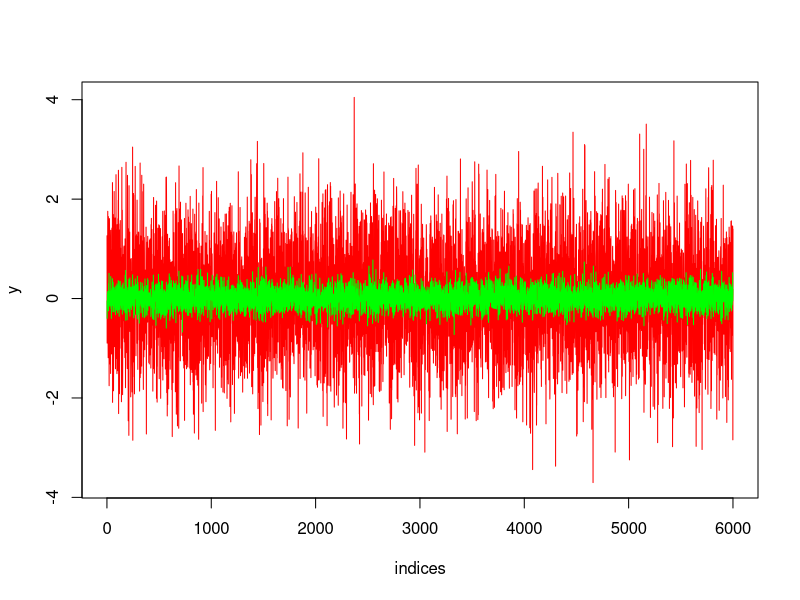
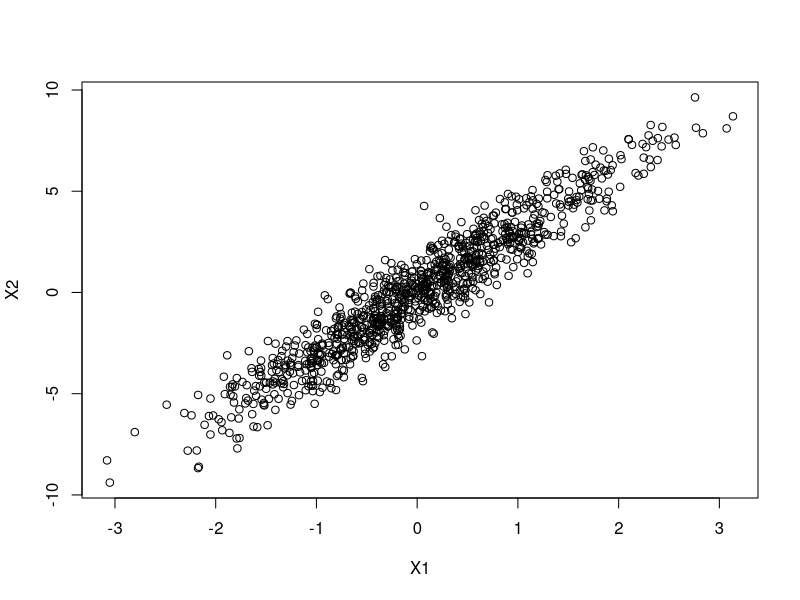
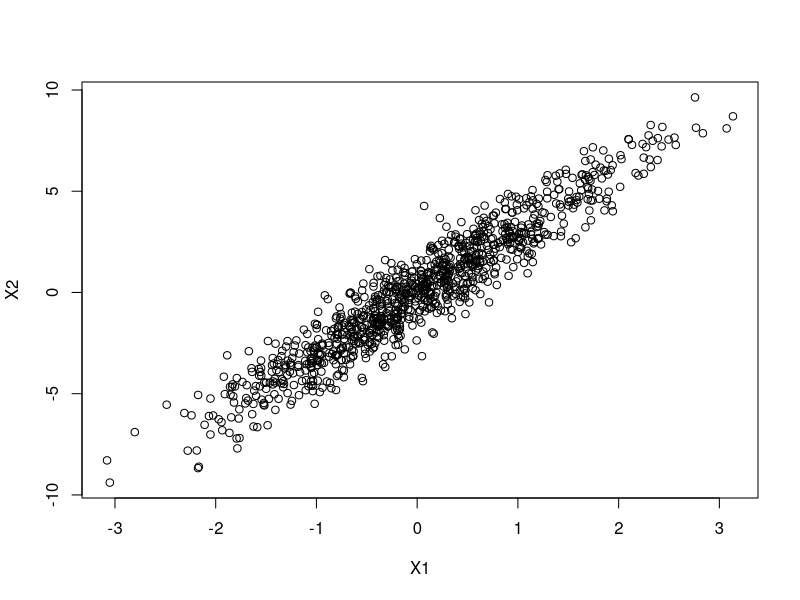
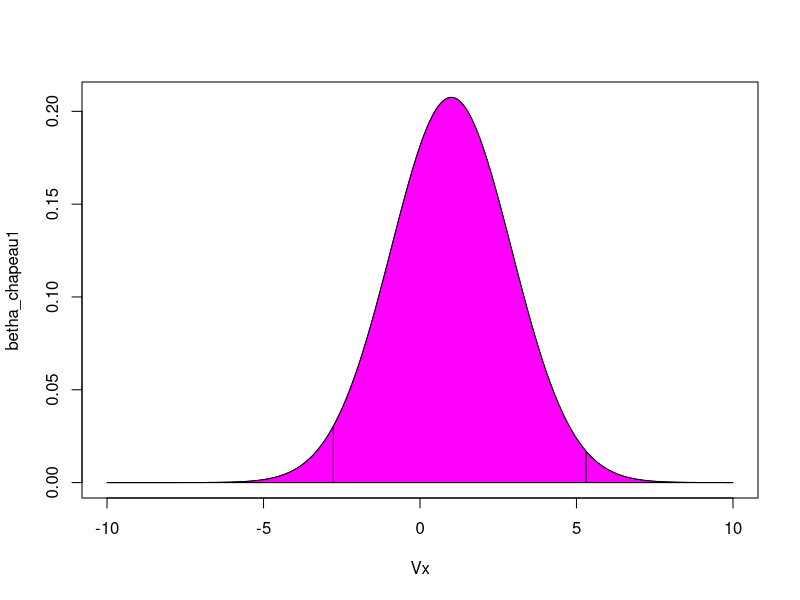

Source code (R) for these figures, in order: (Note: this script raises an error after producing the figures.)

ellipses = function(m, CV, probs)
{
  # Compute and plot an ellipse region for bivariate Gaussians, i.e., some ellipse that 
  # has probability probs to contain a 2D Gaussian vector with given parameters.
  # Inputs: 
  #   - m: means
  #   - CV: covariance matrix
  #   - probs: probabilities
  # Source : https://waterprogramming.wordpress.com/2016/11/07/plotting-probability-ellipses-for-bivariate-normal-distributions/
  
  # Coordinates of mean
  b1 = m[1]
  b2 = m[2]
  
  eg = eigen(CV)
  Evec = eg$vectors
  Eval = eg$values
  
  theta = seq(0,2*pi,0.01) # angles used for plotting ellipses
  
  vec.norm = function(v) { sqrt(t(v) %*% v)}
  # compute angle for rotation of ellipse
  # rotation angle will be angle between x axis and first eigenvector
  x.vec = c(1, 0) # vector along x-axis
  cosrotation = t(x.vec) %*% Evec[,1]/(vec.norm(x.vec)*vec.norm(Evec[,1]))
  rotation = pi/2-acos(cosrotation) # rotation angle
  #create a rotation matrix
  R  = matrix(c(sin(rotation), cos(rotation), -cos(rotation), sin(rotation)), 
              nrow=2, ncol=2, byrow = TRUE)
  
  # Create chi squared vector
  chisq = qchisq(probs,2) # percentiles of chi^2 dist df=2
  
  # size ellipses for each quantile
  xRadius = rep(0, length(chisq))
  yRadius = rep(0, length(chisq))
  x = list()
  y = list()
  x.plot = list()
  y.plot = list()
  rotated_Coords = list()
  for (i in 1:length(chisq)) {
    # calculate the radius of the ellipse
    xRadius[i]=(chisq[i]*Eval[1])^.5; # primary axis
    yRadius[i]=(chisq[i]*Eval[2])^.5; # secondary axis
    # lines for plotting ellipse
    x[[i]] = xRadius[i]* cos(theta);
    y[[i]] = yRadius[i] * sin(theta);
    # rotate ellipse
    rotated_Coords[[i]] = R %*% matrix(c(x[[i]], y[[i]]), nrow=2, byrow=TRUE)
    # center ellipse
    x.plot[[i]] = t(rotated_Coords[[i]][1,]) + b1
    y.plot[[i]] = t(rotated_Coords[[i]][2,]) + b2}
  
  xlim = range(x.plot[[i]])
  ylim = range(y.plot[[i]])
  plot(b1,b2, xlab = "X1", ylab = "X2", xlim = xlim, ylim = ylim, cex=1)
  abline(h=0)
  abline(v=0)
  # Plot contours
  for (j in 1:length(chisq)) {
    points(x.plot[[j]],y.plot[[j]], cex=0.1)}
  
  legend("bottomright", c('Ellipse region', paste(probs)))}

set.seed(0)
mat <- matrix(0, nrow=6000, ncol=201)
for (i in 1:6000){
  mat[i,] = rnorm(201,0,1)
}
indices <- seq(1:6000)
frame <- as.data.frame(mat)
frame[1, 199]
y <- mat[,1]
x <- mat[, 2:201]
x

#Dessiner le nuage des points du premier vecteur.
plot(indices ,y, type = "l", col="red")

model <- lm(y~x, data=frame)
summary(model)
p_values = summary(model)$coefficients[,4]
count_non_zero = 0
for (i in 1:length(p_values)){
  if(p_values[i] < 0.05){
    count_non_zero = count_non_zero + 1
  }
}
#Dessiner le nuage des y estimés du premier vecteur.
fittedVlues <- fitted(model)
lines(indices,fittedVlues,col="green")
length(p_values)
count_non_zero


#Question 2
n = 1000
epsilon1 <- rnorm(1000,0,1)
epsilon2 <- rnorm(1000,0,1)
epsilon3 <- rnorm(1000,0,1)
X1 <- epsilon1
X2 <- 3*X1 +epsilon2
Y <- 2 + X1 + X2 + epsilon3
plot(X1,X2)
set.seed(3)
epsilonp1 <- rnorm(10,0,1)
epsilonp2 <- rnorm(10,0,1)
epsilonp3 <- rnorm(10,0,1)
Xp1 <- epsilonp1
Xp2 <- 3*Xp1 +epsilonp2
Yp <-  2 + Xp1 + Xp2 + epsilonp3
Yp

plot(X1,X2) 

Yp
#Modele 1:
model1 = lm(Yp~Xp1)
fitted(model1)

#Modele 2:
model2 = lm(Yp~Xp2)
fitted(model2)

#questionC
model3 =  lm(Yp~Xp1 + Xp2)
model3p = lm(Xp2~Xp1)
summary(model3)$coefficients
summary(model3p)$coefficients

#c1: Comment on the effect of bith predictors and provide two different points of view:
#========1)======:Plus le nombre de predicteurs X_i augmente, plus l'ecart type augamente et donc la précision
#de l'estimation des coefficients du modele de regresseion lineaire diminue
#=======2)=======:la regression sur X1 ou bien sur X2 donne pratiquement une meme estimation unique des coefficients
#ceci est du au fait que X1 dépend de X2  lineairement par le biais du modele 2a.

#c2: Are these points of view consistent:
#la conhérence du point de vue 1) est soutenu par les résultats obtenus : 
  ##La regression lineaire de Y sur X1 donne un ecart type de 0.3953971  pour l'estimation de Beta1 et un ecrat type de 1.2974305 pour La regression lineaire de Y sur X1 et X2.
  ##La regression lineaire de Y sur X2 donne un ecart type de 0.1369557  pour l'estimation de Beta2 et un ecrat type de 0.4519210 pour La regression lineaire de Y sur X1 et X2.

#la conhérence du point de vue 2) est soutenu par les résultats obtenus : 
  ## Betha0_modele3 =  Betha0_modele1 + Betha0_modele2/2
  ## Betha1_modele3 =  Betha1_modele1/2 
  ## Betha2_modele3 = Betha2_modele2/2 
  ## Ces trois equations donne exacteme,t la même estimation du modele 3 (qu'est celui de la regression de Y sur X1 et X2)

#WHAT COULD EXPLAIN THIS : lES ECARTS TYPE S'ADDITIONNENT ET LA PRÉCISION DE L'ESTIMATION DES COEFFS DIMINUE.




#questionD
colone1 = matrix(1, nrow = 10 ,ncol = 1 )
matriceX =matrix(nrow = 10 ,ncol = 3 )
matriceX[,1] = colone1
matriceX[,2] = Xp1
matriceX[,3] = Xp2
matriceX

betha_mu = matrix(nrow = 3 , ncol = 1  )
betha_mu[1,1] = 2
betha_mu[2,1] = 1
betha_mu[3,1] = 1
matriceX_trans = t(matriceX)
matrix_cov = matriceX_trans%*%matriceX
matriInverse = solve(matrix_cov)

#Density betha1_chapeau
Vx <- seq(-10, 10, length=1000)
betha_chapeau1 = dnorm(Vx, betha_mu[2,1] , matriInverse[2,2] )


#Density betha2_chapeau
Vxx <- seq(-5, 5, length=1000)
betha_chapeau2 = dnorm(Vxx, betha_mu[3,1] , matriInverse[3,3] )


#Quantiles de betha1_chapeau en 0.025 et 0.975
quantile0.025 <- qnorm(1 - 0.025/2 , mean = betha_mu[2,1],  sd = matriInverse[2,2] )
quantile0.975 <- qnorm(1 - 0.975 , mean = betha_mu[2,1],  sd = matriInverse[2,2] )

#Quantiles de betha2_chapeau en 0.025 et 0.975
quantile0.025a <- qnorm(1 - 0.025/2 , mean = betha_mu[3,1],  sd = matriInverse[3,3] )
quantile0.975a <- qnorm(1 - 0.975/2 , mean = betha_mu[3,1],  sd = matriInverse[3,3] )

#
densityB1_0.025 =  dnorm(quantile0.025, mean = betha_mu[2,1], sd = matriInverse[2,2]  )
densityB1_0.975 =  dnorm(quantile0.975, mean = betha_mu[2,1], sd = matriInverse[2,2]  )
densityB2_0.025 =  dnorm(quantile0.025a, mean = betha_mu[3,1], sd = matriInverse[3,3]  )
densityB2_0.975 =  dnorm(quantile0.975a, mean = betha_mu[3,1], sd = matriInverse[3,3]  )


#plot Betha1_chapeau:
plot(Vx, betha_chapeau1, type = "l")
polygon(Vx, betha_chapeau1, col = "magenta", border = "black")
segments(quantile0.025, 0,  quantile0.025, densityB1_0.025 )
segments(quantile0.975, 0,  quantile0.975, densityB1_0.975 )
ellipses(betha_mu, matriInverse, 0.5)
#plot Betha2_chapeau
plot(Vxx, betha_chapeau2, type = "l")
polygon(Vxx, betha_chapeau2, col = "purple", border = "black")
segments(quantile0.025a, 0,  quantile0.025a, densityB2_0.025 )
segments(quantile0.975a, 0,  quantile0.975a, densityB2_0.975 )

